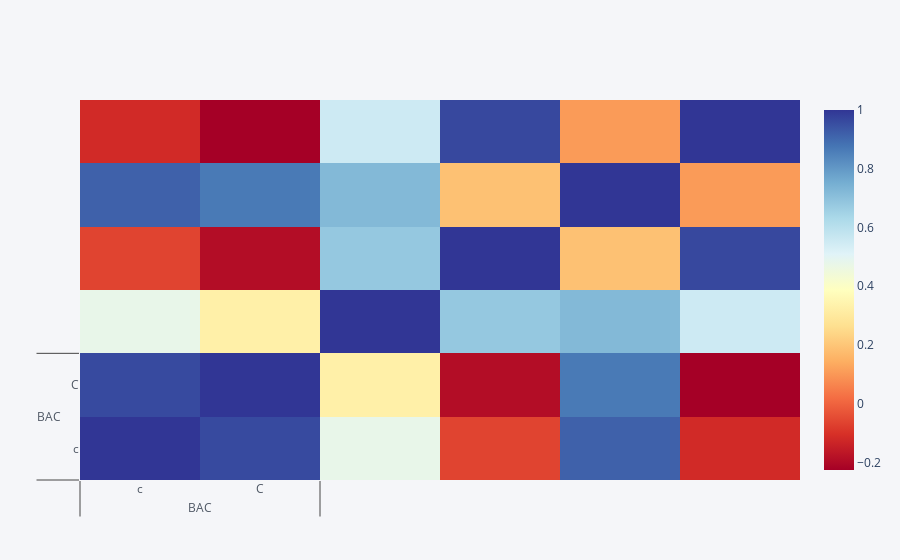

Here is the notebook cell this chart was saved with:
### Code cell
close_corr = bank_stocks.xs(key='Close',axis=1,level='Stock Info').corr()
close_corr.iplot(kind='heatmap',colorscale='rdylbu')

### Figure 1 — Plotly figure (JSON) as saved in the notebook; plotly's stock layout.template omitted (floating-point values rounded to 4 significant figures)
{"data": [{"colorscale": [[0, "rgb(165,0,38)"], [0.1, "rgb(215,48,39)"], [0.2, "rgb(244,109,67)"], [0.3, "rgb(253,174,97)"], [0.4, "rgb(254,224,144)"], [0.5, "rgb(255,255,191)"], [0.6, "rgb(224,243,248)"], [0.7, "rgb(171,217,233)"], [0.8, "rgb(116,173,209)"], [0.9, "rgb(69,117,180)"], [1, "rgb(49,54,149)"]], "type": "heatmap", "x": [["BAC", "BAC"], ["c", "C"], ["GS", "GS"], ["JPM", "JPM"], ["MS", "MS"], ["WFC", "WFC"]], "y": [["BAC", "BAC"], ["c", "C"], ["GS", "GS"], ["JPM", "JPM"], ["MS", "MS"], ["WFC", "WFC"]], "z": [[1, 0.9614, 0.4771, -0.06315, 0.9159, -0.1182], [0.9614, 1, 0.3267, -0.192, 0.867, -0.2253], [0.4771, 0.3267, 1, 0.6804, 0.7219, 0.5536], [-0.06315, -0.192, 0.6804, 1, 0.1884, 0.965], [0.9159, 0.867, 0.7219, 0.1884, 1, 0.107], [-0.1182, -0.2253, 0.5536, 0.965, 0.107, 1]], "zmax": 1, "zmin": -0.2253}], "layout": {"legend": {"bgcolor": "#F5F6F9", "font": {"color": "#4D5663"}}, "paper_bgcolor": "#F5F6F9", "plot_bgcolor": "#F5F6F9", "title": {"font": {"color": "#4D5663"}}, "xaxis": {"gridcolor": "#E1E5ED", "showgrid": true, "tickfont": {"color": "#4D5663"}, "title": {"font": {"color": "#4D5663"}, "text": ""}, "zerolinecolor": "#E1E5ED"}, "yaxis": {"gridcolor": "#E1E5ED", "showgrid": true, "tickfont": {"color": "#4D5663"}, "title": {"font": {"color": "#4D5663"}, "text": ""}, "zerolinecolor": "#E1E5ED"}}}
